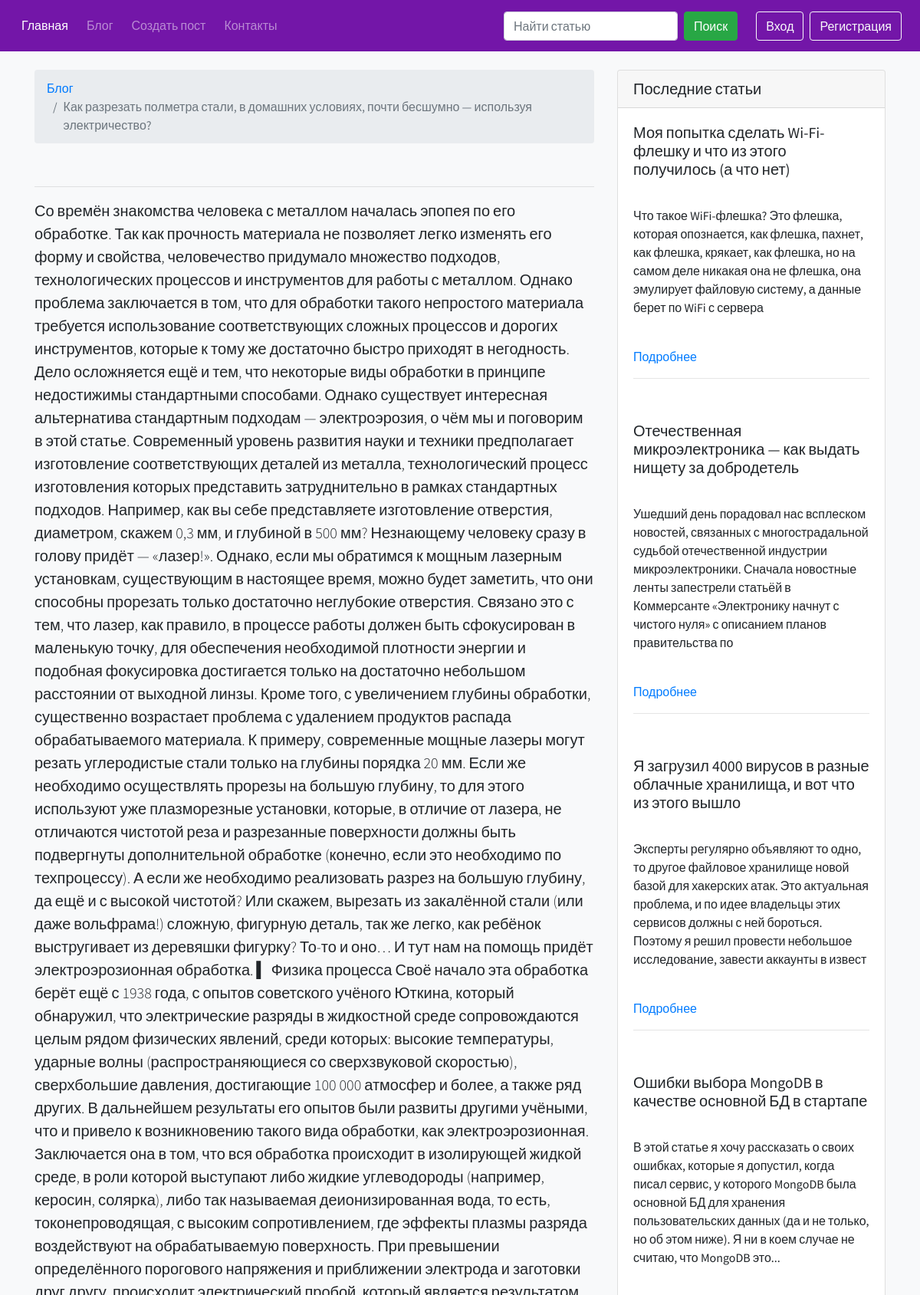
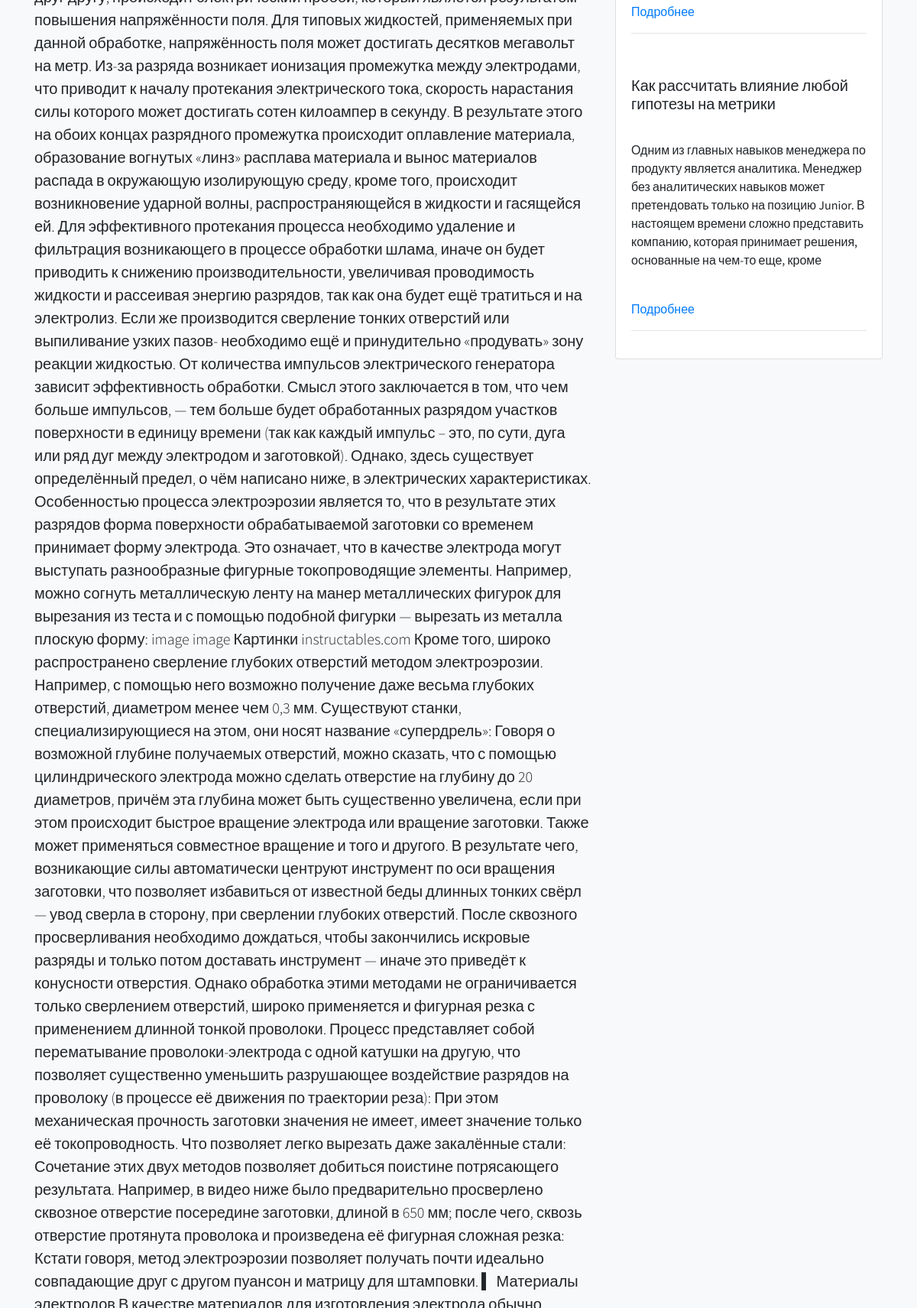
Page /blog/post-4 (upper part) on the committed database (2 pictures, top to bottom).
### blog/models.py (models this page shows, shortened)
class PostModel(db.Model):
    id = db.Column(db.Integer, primary_key=True)
    title = db.Column(db.String(100), nullable=False)
    image = db.Column(db.String(255), nullable=True)
    description = db.Column(db.String(255), nullable=False)
    text = db.Column(db.Text, nullable=False)
    author = db.Column(db.Integer, db.ForeignKey('user_model.id', ondelete="CASCADE"))
    created_data = db.Column(db.DateTime, default=datetime.now(timezone('Europe/Minsk')))

### blog/blog.py (the view, shortened to what this page needs)
@blog.route("/post-<int:post_id>", methods=["GET", "POST"])
def post_page_view(post_id):
    comment_form = CreateCommentForm()
    if not get_post_from_post_model_where_id(post_id):
        abort(404)
    return render_template(
        "blog/post_page.html",
        post=get_post_from_post_model_where_id(post_id),
        five_last_posts=get_five_last_posts_from_posts_table(post_id),
        comment_form=comment_form,
        all_comments=get_comments_from_comments_table_where_post_id(post_id),
    )

### blog/forms.py
class CreateCommentForm(FlaskForm):
    text = TextAreaField(
        "Текст комментария",
        validators=[DataRequired()],
        render_kw={
            "class": "form-control",
            "placeholder": "",
        },
    )
    submit = SubmitField(
        "Оставить комментарий",
        render_kw={"class": "btn my-3 btn-primary btn-block"},
    )

### app.py (called while the page is built)
@app.after_request
def redirect_to_signin(response):
    if response.status_code == 401:
        flash('Пожалуйста войдите в свой аккаунт или зарегистрируйтесь, чтобы попасть в данный раздел.', 'success')
        return redirect(url_for('authentication.sign_in_view', next_page=request.url))
    return response

### blog/services.py (called while the page is built)
@logger.catch
def get_five_last_posts_from_posts_table(post_id: int):
    return PostModel.query.filter(PostModel.id != post_id).limit(5)[::-1]

@logger.catch
def get_post_from_post_model_where_id(post_id: int):
    return PostModel.query.get(post_id)

@logger.catch
def get_comments_from_comments_table_where_post_id(post_id: int):
    return db.session.query(UserModel, CommentModel).join(CommentModel, UserModel.id == CommentModel.user_id).filter_by(
        post_id=post_id
    )[::-1]

### templates/blog/post_page.html (shortened to what this page needs)
{% extends 'base.html' %}
{% block content_app %}
    <div class="container">
        <div class="row">
            <div class="col-lg-8 text-break">
                <nav aria-label="breadcrumb" class="mt-4">
                    <ol class="breadcrumb">
                        <li class="breadcrumb-item"><a href="{{ url_for("blog.blog_view") }}">Блог</a></li>
                        <li class="breadcrumb-item active" aria-current="page">{{ post.title }}</li>
                    </ol>
                </nav>
                <hr>
                <p class="lead">{{ post.text|safe }}</p>
            </div>
        {% include 'blog/post_page_aside.html' %}
        </div>
    </div>
{% endblock %}

### templates/blog/post_page_aside.html (shortened to what this page needs)
<div class="col-md-4">
    <div class="card my-4">
        <h5 class="card-header">Последние статьи</h5>
        {% for last_post in five_last_posts %}
            <div class="card-body">
                <h5 class="card-title">{{ last_post.title }}</h5>
                     class="card-img-top my-2"><br>
                <p>{{ last_post.description| safe | truncate(250) }}</p><br>
                <a href="{{ url_for('blog.post_page_view', post_id=last_post.id) }}" class="card-link">Подробнее</a>
                <hr>
            </div>
        {% endfor %}
    </div>
</div>

### static/css/style.css (style rules this page uses)
* { font-family: 'Source Sans Pro', sans-serif; }
a { text-decoration: none; }

### rows in the picture
PostModel: title "Как разрезать полметра стали, в домашних условиях, почти бесшумно — используя электричество?"
PostModel: title "Моя попытка сделать Wi-Fi-флешку и что из этого получилось (а что нет)", description "Что такое WiFi-флешка? Это флешка, которая опознается, как флешка, пахнет, как флешка, крякает, как флешка, но на самом деле никакая она не флешка, она эмулирует файловую систему, а данные берет по WiFi с сервера"
PostModel: title "Отечественная микроэлектроника — как выдать нищету за добродетель", description "Ушедший день порадовал нас всплеском новостей, связанных с многострадальной судьбой отечественной индустрии микроэлектроники. Сначала новостные ленты запестрели статьёй в Коммерсанте «Электронику начнут с чистого нуля» с описанием планов правительства по"
PostModel: title "Я загрузил 4000 вирусов в разные облачные хранилища, и вот что из этого вышло", description "Эксперты регулярно объявляют то одно, то другое файловое хранилище новой базой для хакерских атак. Это актуальная проблема, и по идее владельцы этих сервисов должны с ней бороться. Поэтому я решил провести небольшое исследование, завести аккаунты в извест"
PostModel: title "Ошибки выбора MongoDB в качестве основной БД в стартапе", description "В этой статье я хочу рассказать о своих ошибках, которые я допустил, когда писал сервис, у которого MongoDB была основной БД для хранения пользовательских данных (да и не только, но об этом ниже). Я ни в коем случае не считаю, что MongoDB это..."
PostModel: title "Как рассчитать влияние любой гипотезы на метрики", description "Одним из главных навыков менеджера по продукту является аналитика. Менеджер без аналитических навыков может претендовать только на позицию Junior. В настоящем времени сложно представить компанию, которая принимает решения, основанные на чем-то еще, кроме"
